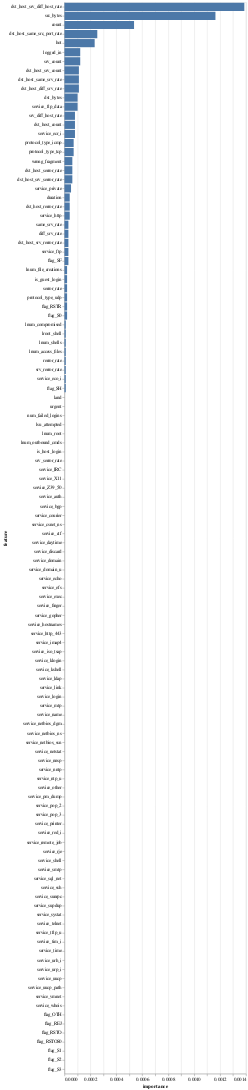

Source (notebook cell):
### Code cell
varimp_df = pd.DataFrame({'feature': X_train.columns, 'importance': imp_vals})

# alt.Chart(varimp_df).mark_bar().encode(
#     x='importance',
#     y="feature"
# )

alt.Chart(varimp_df).mark_bar().encode(
    x=alt.X(
        'importance:Q', 
        axis=alt.Axis(title='importance')
    ),
    y=alt.Y(
        'feature:N', 
        axis=alt.Axis(title='feature'), 
        sort=alt.SortField(field='importance', order='descending')
    )
)

### Figure 1 — Vega-Lite specification as saved in the notebook (floating-point values rounded to 4 significant figures)
{"config": {"view": {"continuousWidth": 400, "continuousHeight": 300}}, "data": {"name": "data-f357d95817b6097feb867bfa4ba4ccee"}, "mark": "bar", "encoding": {"x": {"type": "quantitative", "axis": {"title": "importance"}, "field": "importance"}, "y": {"type": "nominal", "axis": {"title": "feature"}, "field": "feature", "sort": {"field": "importance", "order": "descending"}}}, "$schema": "https://vega.github.io/schema/vega-lite/v4.8.1.json", "datasets": {"data-f357d95817b6097feb867bfa4ba4ccee": [{"feature": "duration", "importance": 4.048e-05}, {"feature": "src_bytes", "importance": 0.001164}, {"feature": "dst_bytes", "importance": 0.0001012}, {"feature": "land", "importance": 0.0}, {"feature": "wrong_fragment", "importance": 6.073e-05}, {"feature": "urgent", "importance": 0.0}, {"feature": "hot", "importance": 0.0002328}, {"feature": "num_failed_logins", "importance": 0.0}, {"feature": "logged_in", "importance": 0.0001215}, {"feature": "lnum_compromised", "importance": 1.012e-05}, {"feature": "lroot_shell", "importance": 1.012e-05}, {"feature": "lsu_attempted", "importance": 0.0}, {"feature": "lnum_root", "importance": 0.0}, {"feature": "lnum_file_creations", "importance": 2.024e-05}, {"feature": "lnum_shells", "importance": 1.012e-05}, {"feature": "lnum_access_files", "importance": 1.012e-05}, {"feature": "lnum_outbound_cmds", "importance": 0.0}, {"feature": "is_host_login", "importance": 0.0}, {"feature": "is_guest_login", "importance": 2.024e-05}, {"feature": "count", "importance": 0.0005364}, {"feature": "srv_count", "importance": 0.0001215}, {"feature": "serror_rate", "importance": 2.024e-05}, {"feature": "srv_serror_rate", "importance": 0.0}, {"feature": "rerror_rate", "importance": 1.012e-05}, {"feature": "srv_rerror_rate", "importance": 1.012e-05}, {"feature": "same_srv_rate", "importance": 3.036e-05}, {"feature": "diff_srv_rate", "importance": 3.036e-05}, {"feature": "srv_diff_host_rate", "importance": 8.097e-05}, {"feature": "dst_host_count", "importance": 8.097e-05}, {"feature": "dst_host_srv_count", "importance": 0.0001113}, {"feature": "dst_host_same_srv_rate", "importance": 0.0001113}, {"feature": "dst_host_diff_srv_rate", "importance": 0.0001113}, {"feature": "dst_host_same_src_port_rate", "importance": 0.000253}, {"feature": "dst_host_srv_diff_host_rate", "importance": 0.001387}, {"feature": "dst_host_serror_rate", "importance": 6.073e-05}, {"feature": "dst_host_srv_serror_rate", "importance": 6.073e-05}, {"feature": "dst_host_rerror_rate", "importance": 4.048e-05}, {"feature": "dst_host_srv_rerror_rate", "importance": 3.036e-05}, {"feature": "protocol_type_icmp", "importance": 7.085e-05}, {"feature": "protocol_type_tcp", "importance": 7.085e-05}, {"feature": "protocol_type_udp", "importance": 2.024e-05}, {"feature": "service_IRC", "importance": 0.0}, {"feature": "service_X11", "importance": 0.0}, {"feature": "service_Z39_50", "importance": 0.0}, {"feature": "service_auth", "importance": 0.0}, {"feature": "service_bgp", "importance": 0.0}, {"feature": "service_courier", "importance": 0.0}, {"feature": "service_csnet_ns", "importance": 0.0}, {"feature": "service_ctf", "importance": 0.0}, {"feature": "service_daytime", "importance": 0.0}, {"feature": "service_discard", "importance": 0.0}, {"feature": "service_domain", "importance": 0.0}, {"feature": "service_domain_u", "importance": 0.0}, {"feature": "service_echo", "importance": 0.0}, {"feature": "service_eco_i", "importance": 1.012e-05}, {"feature": "service_ecr_i", "importance": 8.097e-05}, {"feature": "service_efs", "importance": 0.0}, {"feature": "service_exec", "importance": 0.0}, {"feature": "service_finger", "importance": 0.0}, {"feature": "service_ftp", "importance": 3.036e-05}, {"feature": "service_ftp_data", "importance": 0.0001012}, {"feature": "service_gopher", "importance": 0.0}, {"feature": "service_hostnames", "importance": 0.0}, {"feature": "service_http", "importance": 4.048e-05}, {"feature": "service_http_443", "importance": 0.0}, {"feature": "service_imap4", "importance": 0.0}, {"feature": "service_iso_tsap", "importance": 0.0}, {"feature": "service_klogin", "importance": 0.0}, {"feature": "service_kshell", "importance": 0.0}, {"feature": "service_ldap", "importance": 0.0}, {"feature": "service_link", "importance": 0.0}, {"feature": "service_login", "importance": 0.0}, {"feature": "service_mtp", "importance": 0.0}, {"feature": "service_name", "importance": 0.0}, {"feature": "service_netbios_dgm", "importance": 0.0}, {"feature": "service_netbios_ns", "importance": 0.0}, {"feature": "service_netbios_ssn", "importance": 0.0}, {"feature": "service_netstat", "importance": 0.0}, {"feature": "service_nnsp", "importance": 0.0}, {"feature": "service_nntp", "importance": 0.0}, {"feature": "service_ntp_u", "importance": 0.0}, {"feature": "service_other", "importance": 0.0}, {"feature": "service_pm_dump", "importance": 0.0}, {"feature": "service_pop_2", "importance": 0.0}, {"feature": "service_pop_3", "importance": 0.0}, {"feature": "service_printer", "importance": 0.0}, {"feature": "service_private", "importance": 5.061e-05}, {"feature": "service_red_i", "importance": 0.0}, {"feature": "service_remote_job", "importance": 0.0}, {"feature": "service_rje", "importance": 0.0}, {"feature": "service_shell", "importance": 0.0}, {"feature": "service_smtp", "importance": 0.0}, {"feature": "service_sql_net", "importance": 0.0}, {"feature": "service_ssh", "importance": 0.0}, {"feature": "service_sunrpc", "importance": 0.0}, {"feature": "service_supdup", "importance": 0.0}, {"feature": "service_systat", "importance": 0.0}, {"feature": "service_telnet", "importance": 0.0}, {"feature": "service_tftp_u", "importance": 0.0}, {"feature": "service_tim_i", "importance": 0.0}, {"feature": "service_time", "importance": 0.0}, {"feature": "service_urh_i", "importance": 0.0}, {"feature": "service_urp_i", "importance": 0.0}, {"feature": "service_uucp", "importance": 0.0}, {"feature": "service_uucp_path", "importance": 0.0}, {"feature": "service_vmnet", "importance": 0.0}, {"feature": "service_whois", "importance": 0.0}, {"feature": "flag_OTH", "importance": 0.0}, {"feature": "flag_REJ", "importance": 0.0}, {"feature": "flag_RSTO", "importance": 0.0}, {"feature": "flag_RSTOS0", "importance": 0.0}, {"feature": "flag_RSTR", "importance": 2.024e-05}, {"feature": "flag_S0", "importance": 2.024e-05}, {"feature": "flag_S1", "importance": 0.0}, {"feature": "flag_S2", "importance": 0.0}, {"feature": "flag_S3", "importance": 0.0}, {"feature": "flag_SF", "importance": 3.036e-05}, {"feature": "flag_SH", "importance": 1.012e-05}]}}
